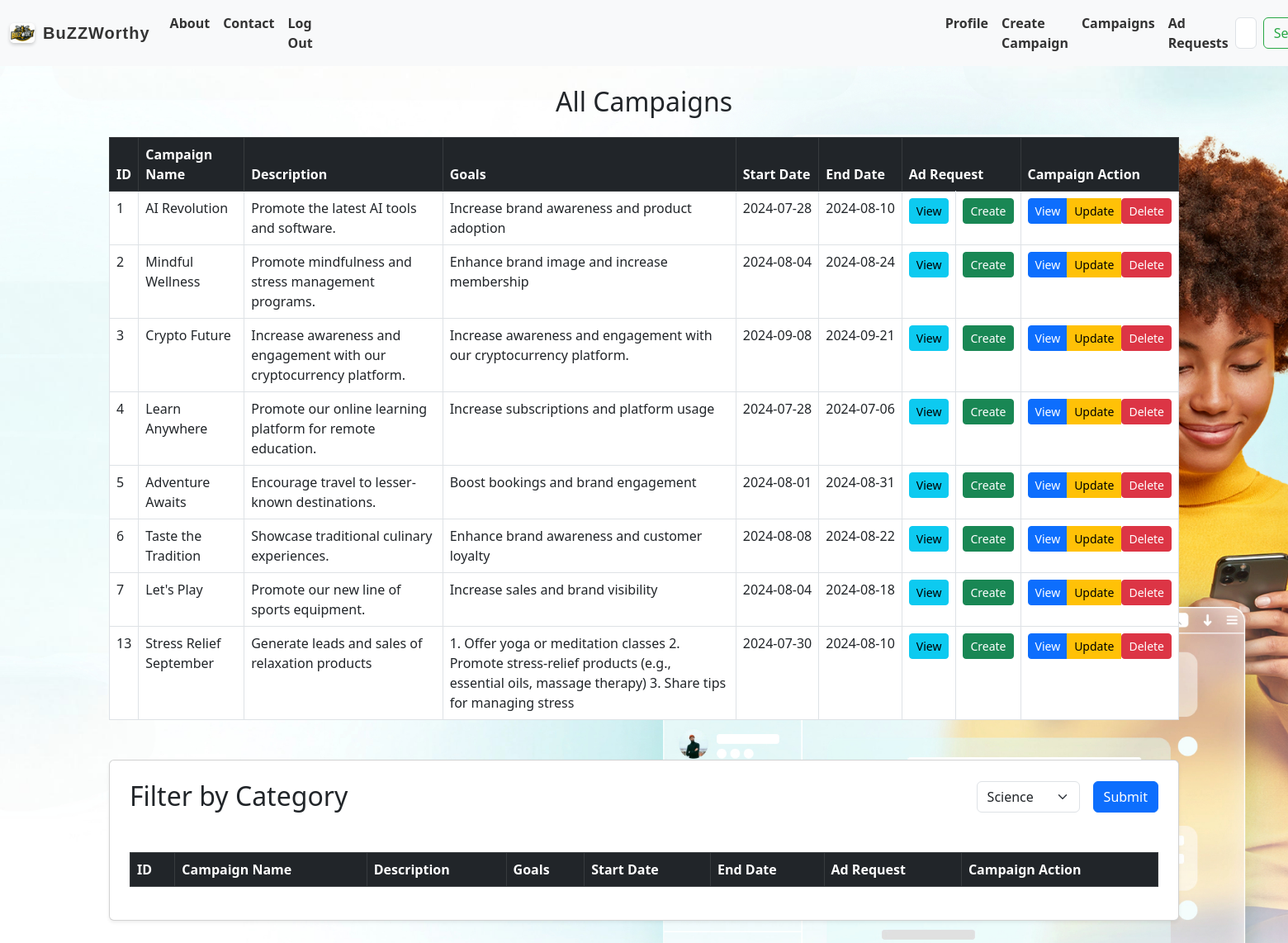
Page /campaign (signed in) on the committed database.
### root/application/database.py (models this page shows)
class User(db.Model):
    __tablename__= "user"
    user_id = db.Column(db.String(150), primary_key=True)
    username = db.Column(db.String(150), unique=True, nullable=False)
    first_name = db.Column(db.String(150),  nullable=False)
    last_name = db.Column(db.String(150))
    password = db.Column(db.String(150), nullable=False)
    email = db.Column(db.String, nullable=False ,unique=True)
    isflagged = db.Column(db.Boolean, default=0,nullable=False)
    pic_url = db.Column(db.String, nullable=False, default="https://thumbs.dreamstime.com/b/unisex-default-profile-picture-white-faceless-person-black-background-304887214.jpg")

class Campaign(db.Model):
    __tablename__="campaign"
    campaign_id = db.Column(db.Integer,primary_key=True)
    name = db.Column(db.String(150),nullable=False)
    description = db.Column(db.String(500),nullable=False)
    category = db.Column(db.String(500),nullable=False)
    start_date = db.Column(db.Date,nullable=False)
    end_date = db.Column(db.Date,nullable=False)
    isprivate = db.Column(db.Boolean,default=False,nullable=False)
    goals = db.Column(db.String(250),nullable=False)
    budget = db.Column(db.Integer,nullable=False)
    isflagged = db.Column(db.Boolean, default=0,nullable=False)
    sponsor_id = db.Column(db.String(150), db.ForeignKey('sponsor.sponsor_id'))

### root/application/controllers.py (the view)
@app.route('/campaign')
def campaign():
    user = User.query.filter_by(user_id=session['user']).first()
    prof2 = Sponsors.query.filter_by(sponsor_id = session['user']).first()
    campaigndata = Campaign.query.filter_by(sponsor_id=session['user']).all()
    categories=["Technology","Health","Finance","Education","Entertainment","Travel","Food","Sports","Science","Arts","Beauty"]
    distinct_cat = db.session.query(Campaign.category).distinct().filter_by(sponsor_id=session['user']).with_entities(Campaign.category).all()
    addata= AdRequest.query.join(Campaign,AdRequest.campaign_id==Campaign.campaign_id)
    influ = Influencers.query.all()
    return render_template('campaign.html',prof1=user,prof2=prof2,campaigndata=campaigndata,addata=addata,categories=categories,distinct_cat=distinct_cat,influ=influ)

### root/templates/campaign.html (shortened to what this page needs)
{% extends 'home.html' %}
{% block content %}
{% block campaign %}
<div class="container mt-4">
    <h2 class="text-center mb-4">All Campaigns</h2>
    <table class="table table-bordered table-hover table-responsive-sm">
        <thead class="table-dark">
            <tr>
                <th>ID</th>
                <th>Campaign Name</th>
                <th>Description</th>
                <th>Goals</th>
                <th>Start Date</th>
                <th>End Date</th>
                <th colspan="2">Ad Request</th>
                <th>Campaign Action</th>
            </tr>
        </thead>
        <tbody>
            {% for campaign in campaigndata %}
            <tr>
                <td>{{ campaign.campaign_id }}</td>
                <td>{{ campaign.name }}</td>
                <td class="text-break">{{ campaign.description }}</td>
                <td class="text-break">{{ campaign.goals }}</td>
                <td style="white-space: nowrap;">{{ campaign.start_date }}</td>
                <td style="white-space: nowrap;">{{ campaign.end_date }}</td>
                <td>
                    <button class="btn btn-info btn-sm" type="button" data-bs-toggle="collapse" data-bs-target="#collapsead-{{ campaign.campaign_id }}" aria-expanded="false" aria-controls="collapsead-{{ campaign.campaign_id }}">
                        View
                    </button>
                </td>
                <td>
                    <a class="btn btn-success btn-sm" href="create_adrequest/{{ campaign.campaign_id }}">Create</a>
                </td>
                <td>
                    <div class="btn-group" role="group">
                        <button class="btn btn-primary btn-sm" type="button" data-bs-toggle="collapse" data-bs-target="#collapse-{{ campaign.campaign_id }}" aria-expanded="false" aria-controls="collapse-{{ campaign.campaign_id }}">
                            View
                        </button>
                        <button class="btn btn-warning btn-sm" type="button" data-bs-toggle="modal" data-bs-target="#updateModal{{ campaign.campaign_id }}">Update</button>
                        <form action="/delete_campaign/{{ campaign.campaign_id }}" method="POST" style="display:inline;">
                            <button class="btn btn-danger btn-sm" type="submit">Delete</button>
                        </form>
                    </div>
                </td>
            </tr>
            {% endfor %}
        </tbody>
    </table>
</div>
<div class="container mt-5">
    <div class="card shadow-sm p-4 mb-5 bg-white rounded">
        <div class="d-flex justify-content-between align-items-center mb-4">
            <h2 class="mb-0">Filter by Category</h2>
            <form action="/campbycat" method="POST" class="d-flex align-items-center">
                <div class="me-3">
                    <select name="selected_cat" id="campcat" class="form-select">
                        {% for cat in distinct_cat %}
                        <option value="{{ cat.category }}">{{ cat.category }}</option>
                        {% endfor %}
                    </select>
                </div>
                <button type="submit" class="btn btn-primary">Submit</button>
            </form>
        </div>
        <table class="table table-bordered table-hover table-responsive-sm">
            <thead class="table-dark">
                <tr>
                    <th>ID</th>
                    <th>Campaign Name</th>
                    <th>Description</th>
                    <th>Goals</th>
                    <th>Start Date</th>
                    <th>End Date</th>
                    <th colspan="2">Ad Request</th>
                    <th>Campaign Action</th>
                </tr>
            </thead>
        </table>
    </div>
</div>
{% endblock %}
{% endblock %}

### root/templates/home.html (shortened to what this page needs)
{% extends "base.html" %}

### root/templates/base.html (shortened to what this page needs)
<!doctype html>
<html lang="en">
  <head>
    <link href="https://cdn.jsdelivr.net/npm/bootstrap@5.3.3/dist/css/bootstrap.min.css" rel="stylesheet">
    <link rel="stylesheet" href="https://cdnjs.cloudflare.com/ajax/libs/font-awesome/6.0.0/css/all.min.css">
    <link href="https://stackpath.bootstrapcdn.com/bootstrap/5.3.0/css/bootstrap.min.css" rel="stylesheet">
  </head>
  <body>
    <nav class="navbar navbar-expand-lg bg-body-tertiary">
        <div class="container-fluid">
          <a class="navbar-brand" href="/" style="display: flex; align-items: center; text-decoration: none; color: #333;">
            <img src="static/logo.jpeg" alt="Logo" width="30" height="24" class="d-inline-block align-text-top" style="margin-right: 10px; border-radius: 5px; box-shadow: 0 2px 4px rgba(0, 0, 0, 0.2);">
            <span style="font-size: 1.25rem; font-weight: 600; font-family: 'Arial', sans-serif; letter-spacing: 1px;">BuZZWorthy</span>
        </a>
          <div class="collapse navbar-collapse" id="navbarSupportedContent">
            <ul class="navbar-nav me-auto mb-2 mb-lg-0">
              <li class="nav-item">
                <a class="nav-link" href="/aboutUs">About</a>
              </li>
              <li class="nav-item">
                <a class="nav-link" href="/contact">Contact</a>
              </li>
              {% if not prof1 %}
              <li class="nav-item">
                <a class="nav-link" href="/admin_login">Admin</a>
              </li>
              <li class="nav-item">
                <a class="nav-link" href="/login">Log In</a>
              </li>
              {% else %}
              <li class="nav-item">
                <a class="nav-link" href="/logout">Log Out</a>
              </li>
              {% endif %}
              {% if prof1 == None %}
              <li class="nav-item">
                <a class="nav-link" style="color:rgb(105, 133, 255); font-weight: bolder;" href="/signupbr">For Brands</a>
              </li>
              <li class="nav-item">
                <a class="nav-link" style="color:rgb(105, 133, 255); font-weight: bolder;" href="/signupcr">For Creators</a>
              </li>
              {% else %}
              {% if 'sp' == prof1.user_id[0:2] %}
              <li class="nav-item" style="margin-left: 750px;">
                <a class="nav-link" href="/profile">Profile</a>
              </li>
              <li class="nav-item">
                <a class="nav-link" href="/create-campaign">Create Campaign</a>
              </li>
              <li class="nav-item">
                <a class="nav-link" href="/campaign">Campaigns</a>
              </li>
              <li class="nav-item">
                <a class="nav-link" href="/adrequest">Ad Requests</a>
              </li>
              {% else %}
              <li class="nav-item">
                <a class="nav-link" href="/profile" style="margin-left: 1050px;">Profile</a>
              </li>
              {% endif %}
              {% endif %}
            </ul>
            <form class="d-flex" role="search" method="get" action="/search">
              <input class="form-control me-2" type="search"
              {% if "admin" in prof1.user_id %}
              placeholder="Search"
              {% elif "in" in prof1.user_id %}
              placeholder="Search campaign by category/Budget"
              {% elif "sp" in prof1.user_id %}
              placeholder="Search Influencer by Niche/Reach"
              {% else  %}
              placeholder="Search Influencer"
              {% endif %}
               aria-label="Search" name="query">
              <button class="btn btn-outline-success" type="submit">Search</button>
            </form>
          </div>
        </div>
      </nav>
    {% block content %}{% endblock %}
  </body>
</html>

### rows in the picture
Campaign: campaign_id "1", name "AI Revolution", description "Promote the latest AI tools and software.", goals "Increase brand awareness and product adoption", start_date "2024-07-28", end_date "2024-08-10"
Campaign: campaign_id "2", name "Mindful Wellness", description "Promote mindfulness and stress management programs.", goals "Enhance brand image and increase membership", start_date "2024-08-04", end_date "2024-08-24"
Campaign: campaign_id "3", name "Crypto Future", description "Increase awareness and engagement with our cryptocurrency platform.", goals "Increase awareness and engagement with our cryptocurrency platform.", start_date "2024-09-08", end_date "2024-09-21"
Campaign: campaign_id "4", name "Learn Anywhere", description "Promote our online learning platform for remote education.", goals "Increase subscriptions and platform usage", start_date "2024-07-28", end_date "2024-07-06"
Campaign: campaign_id "5", name "Adventure Awaits", description "Encourage travel to lesser-known destinations.", goals "Boost bookings and brand engagement", start_date "2024-08-01", end_date "2024-08-31"
Campaign: campaign_id "6", name "Taste the Tradition", description "Showcase traditional culinary experiences.", goals "Enhance brand awareness and customer loyalty", start_date "2024-08-08", end_date "2024-08-22"
Campaign: campaign_id "7", name "Let's Play", description "Promote our new line of sports equipment.", goals "Increase sales and brand visibility", start_date "2024-08-04", end_date "2024-08-18"
Campaign: campaign_id "13", name "Stress Relief September", description "Generate leads and sales of relaxation products", goals "1. Offer yoga or meditation classes 2. Promote stress-relief products (e.g., essential oils, massage therapy) 3. Share tips for managing stress", start_date "2024-07-30", end_date "2024-08-10"

### other values in the picture
form field selected_cat "Science"
